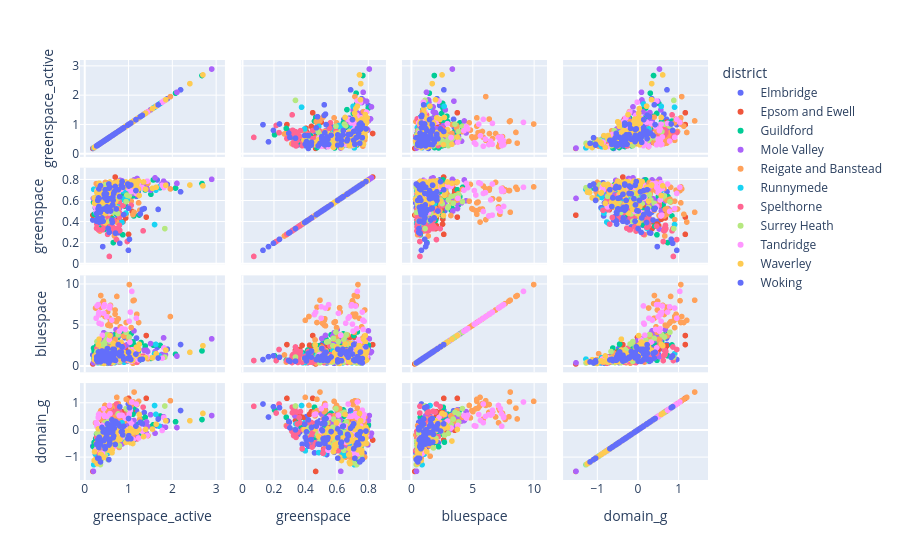

The cell this chart's notebook holds for it:
### Code cell
px.scatter_matrix(
    pivoted.pivot(on="indicator", index="lsoa21cd", values="score").join(district_lookup, on="lsoa21cd"),
    color="district",
    hover_data="lsoa21cd",
    dimensions=pivoted.filter(domain=pl.lit("greenspace_bluespace"))["indicator"].unique()
)
